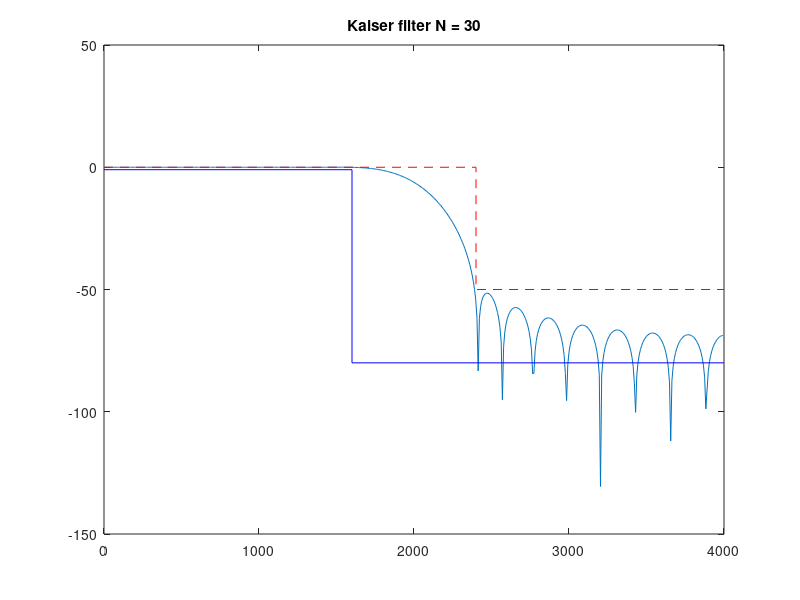

MATLAB code for this plot:
clear all;
close all;
clc

%% Projeto do filtro
fsamp = 8000;
As = 50; Ap = 1;
fcuts = [1600 2400];
w = fcuts/8000*(2*pi);
wp = w(1)/pi; ws = w(2)/pi;
mags = [1 0]; % Passa baixa
devs = [10^(-Ap/20) 10^(-As/20)];%Desvios
[n, Wn, beta, ftype] = kaiserord(fcuts, mags, devs, fsamp);

h_fir = fir1(n,Wn,ftype,kaiser(n+1,beta),'noscale');
[Hw,w] = freqz(h_fir);
plot(w*fsamp/2/pi,20*log10(abs(Hw))); 
title(['Kaiser filter N = ' num2str(n)])
hold on
plot([0 ws*(fsamp/2) ws*(fsamp/2) fsamp/2], [0 0 -As -As],'-- red')
plot([0 wp*(fsamp/2) wp*(fsamp/2) fsamp/2], [-Ap -Ap -80 -80], 'blue')
hold off
